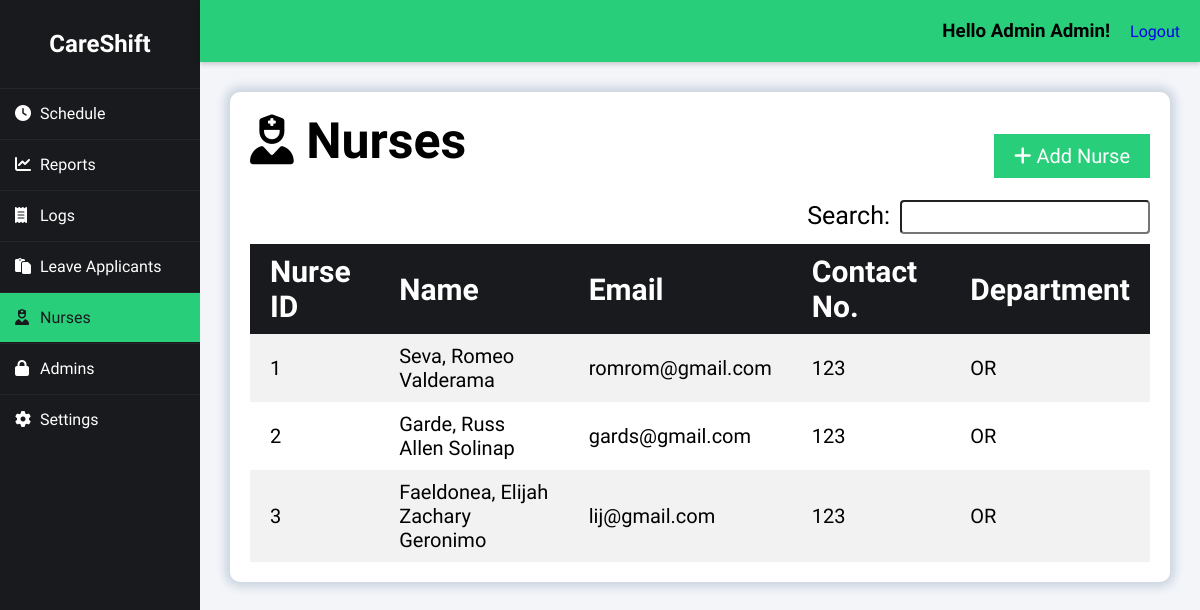
Before: /index.php?page=nurses (signed in) with the older database file.
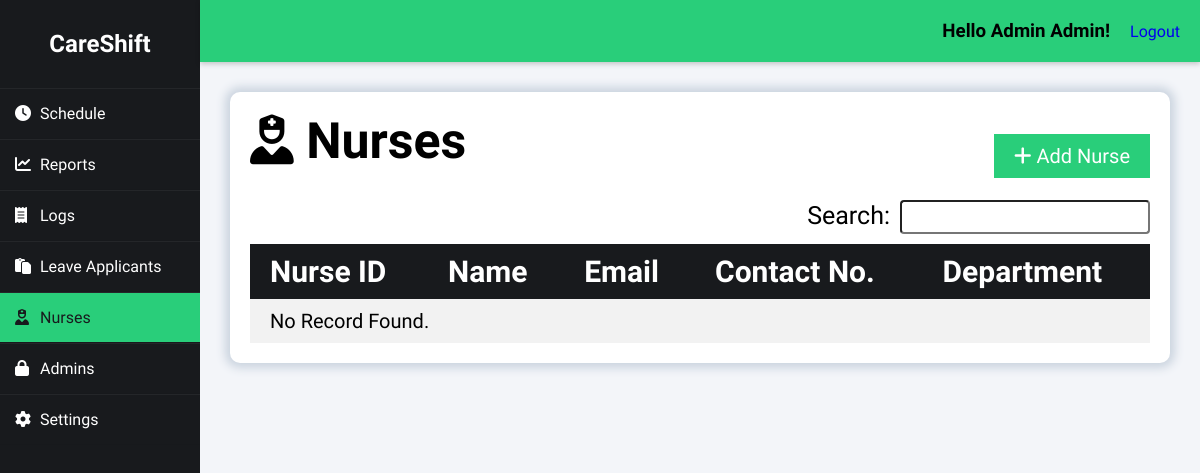
After: the same page with the newer database file.
### tables this page shows
CREATE TABLE `nurse` (
  `nurse_id` int(50) NOT NULL auto_increment, 
  `nurse_password` varchar(32) NOT NULL,
  `nurse_fname` varchar(50) NOT NULL,
  `nurse_mname` varchar(50) NOT NULL,
  `nurse_lname` varchar(50) NOT NULL,
  `nurse_email` varchar(50) NOT NULL,
  `nurse_sex` varchar(50) NOT NULL,
  `nurse_contact` bigint(20) NOT NULL,
  `nurse_position` varchar(255) NOT NULL,
  `nurse_department` varchar(255) NOT NULL,
  PRIMARY KEY  (`nurse_id`)
);

### class/class.admin.php (called while the page is built, shortened)
<?php
class Admin{
	private $DB_SERVER='localhost';
	private $DB_USERNAME='root';
	private $DB_PASSWORD='';
	private $DB_DATABASE='db_careshift';
	private $conn;
	public function __construct(){
		$this->conn = new PDO("mysql:host=".$this->DB_SERVER.";dbname=".$this->DB_DATABASE,$this->DB_USERNAME,$this->DB_PASSWORD);
	}
	function get_id_by_username($username){
		$sql="SELECT adm_id FROM admin WHERE adm_username = :username";
		$q = $this->conn->prepare($sql);
		$q->execute(['username' => $username]);
		$id = $q->fetchColumn();
		return $id;
	}
	function get_fname($id){
		$sql="SELECT adm_fname FROM admin WHERE adm_id = :id";
		$q = $this->conn->prepare($sql);
		$q->execute(['id' => $id]);
		$fname = $q->fetchColumn();
		return $fname;
	}
	function get_lname($id){
		$sql="SELECT adm_lname FROM admin WHERE adm_id = :id";
		$q = $this->conn->prepare($sql);
		$q->execute(['id' => $id]);
		$lname = $q->fetchColumn();
		return $lname;
	}
}
?>

### class/class.nurse.php (called while the page is built, shortened)
<?php
class Nurse{
	private $DB_SERVER='localhost';
	private $DB_USERNAME='root';
	private $DB_PASSWORD='';
	private $DB_DATABASE='db_careshift';
	private $conn;
	public function __construct(){
		$this->conn = new PDO("mysql:host=".$this->DB_SERVER.";dbname=".$this->DB_DATABASE,$this->DB_USERNAME,$this->DB_PASSWORD);
	}
	public function list_nurses(){
		$sql="SELECT * FROM nurse";
		$q = $this->conn->query($sql) or die("failed!");
		while($r = $q->fetch(PDO::FETCH_ASSOC)){
		$data[]=$r;
		}
		if(empty($data)){
		   return false;
		}else{
			return $data;
		}
	}
}
?>

### nurse-module/records.php (the view)
<div class="heading">
    <h1><i class="fas fa-solid fa-user-nurse"></i>&nbspNurses</h1>
    <a href="index.php?page=nurses&subpage=add" class="right_button"><i class="fa fa-plus"></i>&nbspAdd Nurse</a>
</div>
<span class="right">
    <div class="search_bar">Search:<input type="text" id="search" name="search" onkeyup="">
    </div>
</span>
<table id="tablerecords">
    <thead>
        <tr>
            <th>Nurse ID</th>
            <th>Name</th>
            <th>Email</th>
            <th>Contact No.</th>
            <th>Department</th>
        </tr>
    </thead>
    <tbody>
        <?php
        if ($nurse->list_nurses() != false) {
            foreach ($nurse->list_nurses() as $value) {
                extract($value);
                $row_url = "index.php?page=nurses&subpage=profile&id=" . $nurse_id;
                ?>
                <tr onclick="location.href='<?php echo $row_url; ?>'" style="cursor: pointer;">
                    <td><?php echo $nurse_id; ?></td>
                    <td><?php echo $nurse_lname . ', ' . $nurse_fname . ' ' . $nurse_mname; ?></td>
                    <td><?php echo $nurse_email; ?></td>
                    <td><?php echo $nurse_contact; ?></td>
                    <td><?php echo $nurse_department; ?></td>
                </tr>
                <?php
            }
        } else {
            ?>
            <tr>
                <td colspan="5">No Record Found.</td>
            </tr>
        <?php
        }
        ?>
    </tbody>
</table>

### index.php (shortened to what this page needs)
<?php
include_once 'class/class.nurse.php';
include_once 'class/class.admin.php';
$page = (isset($_GET['page']) && $_GET['page'] != '') ? $_GET['page'] : '';
$subpage = (isset($_GET['subpage']) && $_GET['subpage'] != '') ? $_GET['subpage'] : '';
$nurse = new Nurse();
$admin = new Admin();
$admin_id = $admin->get_id_by_username($_SESSION['adm_username']);
?>
<!DOCTYPE html>
<html>
<head>
    <link rel="stylesheet" href="css/styles.css">
    <link rel="stylesheet" href="https://cdnjs.cloudflare.com/ajax/libs/fullcalendar/3.4.0/fullcalendar.css" />
</head>
<body>
    <div class="wrapper">
        <div class="sidebar">
            <h2>CareShift</h2>
            <ul>
                <li><a href="index.php?page=schedule" class="<?= $page == 'schedule' ? 'active' : '' ?>"><i class="fas fa-solid fa-clock"></i>Schedule</a></li>
                <li><a href="index.php?page=reports" class="<?= $page == 'reports' ? 'active' : '' ?>"><i class="fas fa-solid fa-chart-line"></i>Reports</a></li>
                <li><a href="index.php?page=logs" class="<?= $page == 'logs' ? 'active' : '' ?>"><i class="fas fa-solid fa-receipt"></i>Logs</a></li>
                <li><a href="index.php?page=leave" class="<?= $page == 'leave' ? 'active' : '' ?>"><i class="fas fa-regular fa-paste"></i></i></i>Leave Applicants</a></li>
                <li><a href="index.php?page=nurses" class="<?= $page == 'nurses' ? 'active' : '' ?>"><i class="fas fa-solid fa-user-nurse"></i>Nurses</a></li>
                <li><a href="index.php?page=admins" class="<?= $page == 'admins' ? 'active' : '' ?>"><i class="fas fa-lock" aria-hidden="true"></i></i>Admins</a></li>
                <li><a href="index.php?page=settings" class="<?= $page == 'settings' ? 'active' : '' ?>"><i class="fas fa-solid fa-gear"></i>Settings</a></li>
            </ul>
        </div>
        <div class="body">
            <div class="header">
                <h3>Hello <?php echo $admin->get_fname($admin_id).' '.$admin->get_lname($admin_id);?>!</h3>
                <a href="logout.php" class="right">Logout</a>
            </div>
            <div class="main_content">
                <?php
                    switch($page){
                    case 'nurses':
                        require_once 'nurse-module/index.php';
                    break;
                    }
                ?>
            </div>
        </div>
    </div>
</body>
</html>

### nurse-module/index.php (shortened to what this page needs)
<div class="content_wrapper">
	<?php
        switch($subpage){
            default:
                require_once 'records.php';
            break;
        }
    ?>
</div>

### css/styles.css (style rules this page uses)
* { margin: 0; padding: 0; box-sizing: border-box; list-style: none; text-decoration: none; font-family: "Afacad Flux", sans-serif; }
body { background: #f3f5f9; }
.wrapper { display: flex; position: relative; }
.wrapper .sidebar { position: fixed; width: 200px; height: 100%; background: #181a1d; padding: 30px 0; }
.wrapper .sidebar h2 { color: white; text-align: center; margin-bottom: 30px; }
.wrapper .sidebar ul li { border-bottom: 1px solid rgba(0, 0, 0, 0.05); border-top: 1px solid rgba(255, 255, 255, 0.05); }
.wrapper .sidebar ul li a { color: white; display: block; padding: 15px; }
.wrapper .sidebar ul li a .fas { width: 25px; }
.wrapper .sidebar ul li a.active { background-color: #29ce7a; color: #181a1d; }
.wrapper .sidebar ul li a.active .fas { color: #181a1d; }
.wrapper .body { width: 100%; margin-left: 200px; }
.wrapper .body .header { padding: 20px; background: #29ce7a; display: flex; justify-content: flex-end; gap: 20px; align-items: center; position: sticky; top: 0; z-index: 100; box-shadow: 0 2px 5px rgba(0, 0, 0, 0.2); }
.wrapper .body .header h3 { margin: 0; }
.wrapper .body .main_content { padding: 0px 30px 0px 30px; }
.wrapper .body .main_content h1 { font-size: 50px; margin-bottom: 30px; width: 80%; }
.wrapper .body .main_content .content_wrapper { background: white; border-radius: 10px; box-shadow: 0 0 10px 5px #CBD4DF; padding: 20px; margin-top: 30px; margin-bottom: 30px; }
.wrapper .body .main_content .content_wrapper .heading { display: flex; justify-content: space-between; align-items: center; }
.heading .right_button { padding: 10px 20px; background-color: #29ce7a; color: white; border: none; cursor: pointer; font-size: 20px; }
.right { float: right; }
.right .search_bar { font-size: 25px; margin-bottom: 10px; }
.search_bar input[type="text"] { padding: 3px; width: 250px; font-size: 20px; border-radius: 4px; margin-left: 10px; }
#tablerecords { padding: 10px; width: 100%; border-collapse: collapse; }
#tablerecords thead { color: white; background-color: #181a1d; text-align: left; font-size: 30px; }
#tablerecords thead tr th { padding: 10px 20px 10px 20px; }
#tablerecords th, #tablerecords td { padding: 10px 0px; }
#tablerecords tbody { font-size: 20px; }
#tablerecords tbody tr:nth-child(odd) { background-color: #f2f2f2; }
#tablerecords tbody tr td { padding: 10px 20px 10px 20px; }
#tablerecords tbody tr:nth-child(even) { background-color: #ffffff; }

Changed rows visible on the page:
removed nurse: nurse_id "1", nurse_lname "Seva", nurse_fname "Romeo", nurse_mname "Valderama", nurse_email "romrom@gmail.com", nurse_contact "123", nurse_department "OR"
removed nurse: nurse_id "2", nurse_lname "Garde", nurse_fname "Russ Allen", nurse_mname "Solinap", nurse_email "gards@gmail.com", nurse_contact "123", nurse_department "OR"
removed nurse: nurse_id "3", nurse_lname "Faeldonea", nurse_fname "Elijah Zachary", nurse_mname "Geronimo", nurse_email "lij@gmail.com", nurse_contact "123", nurse_department "OR"
Other visible differences:
text now shown: "No Record Found."
